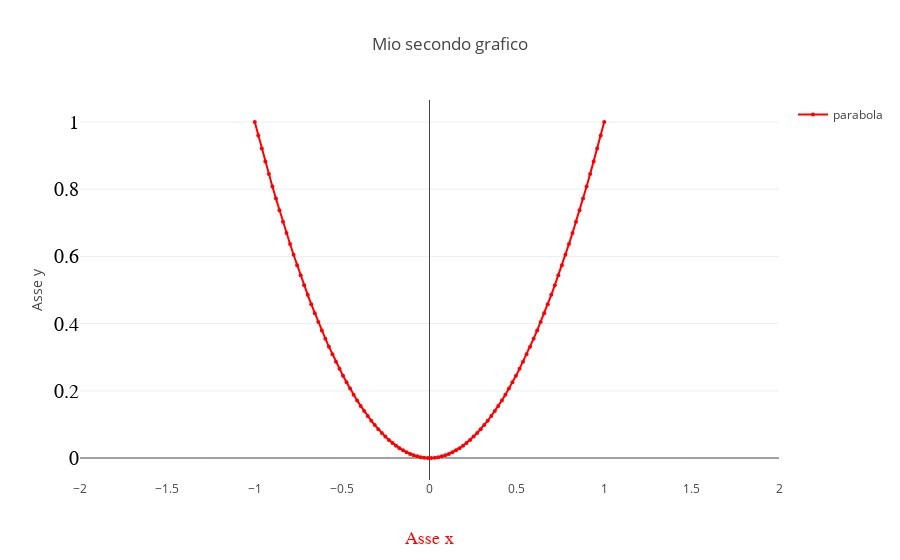

Source (notebook cell):
### Markdown cell above
Adesso proviamo ad migliorare un po' l'aspetto del grafico (nominiamo gli assi, cambiamo i colori del grafico, settiamo dei limiti agli assi x e y, etc.)

### Code cell
# Aggiungo alcuni attributi alla traccia all'oggetto della classe Scatter
traceParabola = go.Scatter(x = xValue,
                    y = yValue,
                    name = 'parabola',      # Do' un nome alla curva che plotto
                    mode = 'markers+lines', # non plotto solo una linea, ma anche i 100 punti che formano la mia curva
                    marker = {'color': 'red', 'size': 4, 'symbol': 'circle'} # definisco aspetto dei punti (colore, dimensione, tipo)
                   )


#   Aggiungo attributi all'oggeto che definisce il layout della figura (nome degli assi, range degli assi, etc.)     
layout = go.Layout(title = 'Mio secondo grafico', 
                  showlegend = True,           # Stampa la legenda
                  xaxis = {'title': 'Asse x',  # Modificando il campo xaxix definisco aspetto dell'asse x 
                          'showgrid': False,   # Non voglio le griglie sull'asse x (è sempre meglio mettere le griglie, ma per adesso stiamo giocando)
                          'titlefont': dict(
                                family= 'Times new roman',
                                size =  18,
                                color =  'red'),
                           'range': [-2, 2]
                              },
                  yaxis = {'title': 'Asse y',
                            'tickfont': dict(
                                        family='Old Standard TT, serif',
                                        size=20,
                                        color='black'
                                        )}
                  )

# Genero un oggetto della classe Figure (che contiene tutti i parametri necessari per generare la figura: tracce e layout)
figure = go.Figure(data = [traceParabola], layout = layout)

# Plotto la figura (lavoro offline e visualizzo il grafico su notebook)
plotly.offline.iplot(figure)

# Plotto la figura (lavoro offline e visualizzo il grafico su una nuova finestra del browser)
#plotly.offline.plot(figure, filename = "Mia Figura ")

### Figure 1 — Plotly figure (JSON) as saved in the notebook; plotly's stock layout.template omitted (floating-point values rounded to 4 significant figures)
{"data": [{"marker": {"color": "red", "size": 4, "symbol": "circle"}, "mode": "markers+lines", "name": "parabola", "type": "scatter", "uid": "61a8729e-c3fb-11e8-a489-708bcd0f5394", "x": [-1, -0.9798, -0.9596, -0.9394, -0.9192, -0.899, -0.8788, -0.8586, -0.8384, -0.8182, -0.798, -0.7778, -0.7576, -0.7374, -0.7172, -0.697, -0.6768, -0.6566, -0.6364, -0.6162, -0.596, -0.5758, -0.5556, -0.5354, -0.5152, -0.4949, -0.4747, -0.4545, -0.4343, -0.4141, -0.3939, -0.3737, -0.3535, -0.3333, -0.3131, -0.2929, -0.2727, -0.2525, -0.2323, -0.2121, -0.1919, -0.1717, -0.1515, -0.1313, -0.1111, -0.09091, -0.07071, -0.05051, -0.0303, -0.0101, 0.0101, 0.0303, 0.05051, 0.07071, 0.09091, 0.1111, 0.1313, 0.1515, 0.1717, 0.1919, 0.2121, 0.2323, 0.2525, 0.2727, 0.2929, 0.3131, 0.3333, 0.3535, 0.3737, 0.3939, 0.4141, 0.4343, 0.4545, 0.4747, 0.4949, 0.5152, 0.5354, 0.5556, 0.5758, 0.596, 0.6162, 0.6364, 0.6566, 0.6768, 0.697, 0.7172, 0.7374, 0.7576, 0.7778, 0.798, 0.8182, 0.8384, 0.8586, 0.8788, 0.899, 0.9192, 0.9394, 0.9596, 0.9798, 1], "y": [1, 0.96, 0.9208, 0.8825, 0.8449, 0.8082, 0.7723, 0.7372, 0.7029, 0.6694, 0.6368, 0.6049, 0.5739, 0.5437, 0.5143, 0.4858, 0.458, 0.4311, 0.405, 0.3797, 0.3552, 0.3315, 0.3086, 0.2866, 0.2654, 0.245, 0.2254, 0.2066, 0.1887, 0.1715, 0.1552, 0.1397, 0.125, 0.1111, 0.09805, 0.08581, 0.07438, 0.06377, 0.05397, 0.045, 0.03683, 0.02949, 0.02296, 0.01724, 0.01235, 0.008264, 0.004999, 0.002551, 0.0009183, 0.000102, 0.000102, 0.0009183, 0.002551, 0.004999, 0.008264, 0.01235, 0.01724, 0.02296, 0.02949, 0.03683, 0.045, 0.05397, 0.06377, 0.07438, 0.08581, 0.09805, 0.1111, 0.125, 0.1397, 0.1552, 0.1715, 0.1887, 0.2066, 0.2254, 0.245, 0.2654, 0.2866, 0.3086, 0.3315, 0.3552, 0.3797, 0.405, 0.4311, 0.458, 0.4858, 0.5143, 0.5437, 0.5739, 0.6049, 0.6368, 0.6694, 0.7029, 0.7372, 0.7723, 0.8082, 0.8449, 0.8825, 0.9208, 0.96, 1]}], "layout": {"showlegend": true, "title": "Mio secondo grafico", "xaxis": {"range": [-2, 2], "showgrid": false, "title": "Asse x", "titlefont": {"color": "red", "family": "Times new roman", "size": 18}}, "yaxis": {"tickfont": {"color": "black", "family": "Old Standard TT, serif", "size": 20}, "title": "Asse y"}}}
